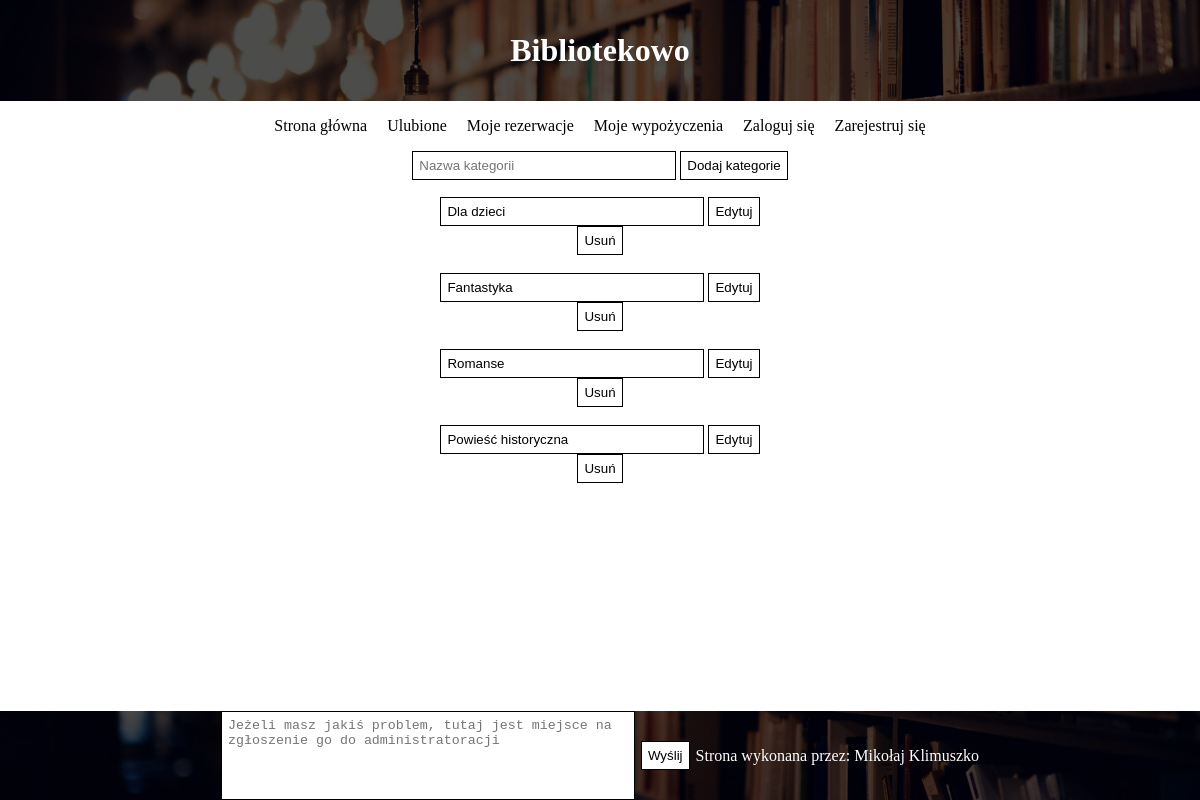
/categories.php, run on the app's committed database.
### tables this page shows
CREATE TABLE `kategorie` (
  `id` int(10) UNSIGNED NOT NULL,
  `nazwa` varchar(50) NOT NULL
);

### categories.php (the view, shortened to what this page needs)
<!DOCTYPE html>
<html lang="pl">
<head>
    <link rel="stylesheet" href="css/nav.css">
    <link rel="stylesheet" href="css/style.css">
    <link rel="stylesheet" href="css/categories.css">
    <link rel="stylesheet" href="css/footer.css">
</head>
<body>
    <header>
        <?php
            require("nav.php");
        ?>
    </header>
    <main class="center-grid-container">
        <form action="insertCategory.php" method="post">
            <input class="insert-category-input" type="text" name="categoryName" placeholder="Nazwa kategorii" required>
            <button type="submit">Dodaj kategorie</button>
        </form>
        <?php
            require("db.php");
            $sql = "SELECT * FROM kategorie";
            $result = $conn->query($sql);
            while($row = $result->fetch_object()) {
                echo "
                    <form action='updateCategory.php' method='post'>
                        <input type='hidden' name='categoryId' value='{$row->id}'>
                        <input name='categoryName' value='{$row->nazwa}' placeholder='Nazwa kategorii'>
                        <button type='submit'>Edytuj</button>
                    </form>
                    <form action='deleteCategory.php' method='post'>
                        <input type='hidden' name='categoryId' value='{$row->id}'>
                        <button type='submit'>Usuń</button>
                    </form>
                    <br>
                ";
            }
        ?>
    </main>
    <footer>
        <?php
            require("footer.php");
        ?>
    </footer>
</body>
</html>

### css/style.css (style rules this page uses)
button { border: 1px solid black; background-color: white; padding: 6px; cursor: pointer; }
input { width: 250px; padding: 6px 6px 6px 6px; border: 1px solid black; }

### css/categories.css (style rules this page uses)
.center-grid-container { display: grid; place-items: center; }
.insert-category-input { margin-bottom: 17px; }

### css/footer.css (style rules this page uses)
body { margin: 0px; min-height: 100vh; display: flex; flex-direction: column; }
footer { display: flex; justify-content: center; align-items: center; margin-top: auto; }
footer { background-color: rgba(0, 0, 0, .7); background-blend-mode: multiply; background-image: url("../imgs/nonDatabaseImgs/library_img.jpg"); background-size: cover; background-position: bottom; }

### data on the page
kategorie: categoryName "Dla dzieci"
kategorie: categoryName "Fantastyka"
kategorie: categoryName "Romanse"
kategorie: categoryName "Powieść historyczna"
